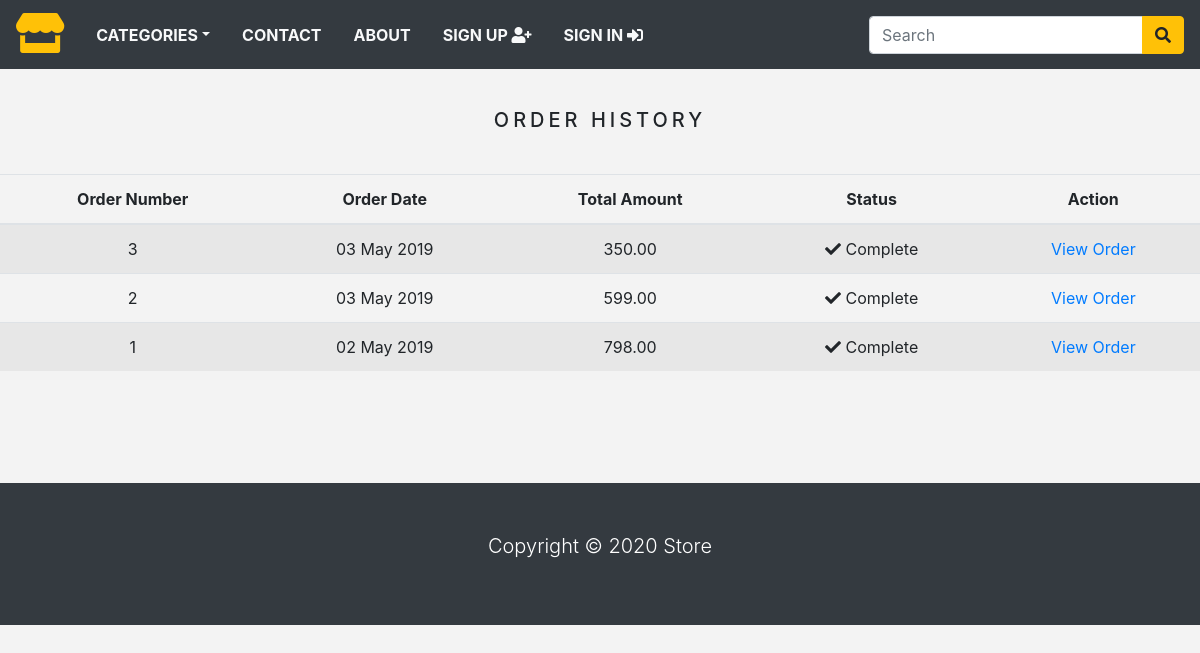
Screenshot of /order_history/ (signed in) with the database file from the repository.
### store/models.py (models this page shows)
class Order(models.Model):
    token = models.CharField(max_length=250, blank=True)
    total = models.DecimalField(max_digits=10, decimal_places=2, verbose_name='USD Order Total')
    emailAddress = models.EmailField(max_length=250, blank=True, verbose_name='Email Address')
    created = models.DateTimeField(auto_now_add=True)
    billingName = models.CharField(max_length=250, blank=True)
    billingAddress1 = models.CharField(max_length=250, blank=True)
    billingCity = models.CharField(max_length=250, blank=True)
    billingPostcode = models.CharField(max_length=250, blank=True)
    billingCountry = models.CharField(max_length=250, blank=True)
    shippingName = models.CharField(max_length=250, blank=True)
    shippingAddress1 = models.CharField(max_length=250, blank=True)
    shippingCity = models.CharField(max_length=250, blank=True)
    shippingPostcode = models.CharField(max_length=250, blank=True)
    shippingCountry = models.CharField(max_length=250, blank=True)
    class Meta:
        db_table = 'Order'
        ordering = ['-created']
    def __str__(self):
        return str(self.id)

### store/views.py (the view)
# urls.py: path('order_history/', views.orderHistory, name='order_history'),
@login_required(redirect_field_name='next', login_url='signin')
def orderHistory(request):
    if request.user.is_authenticated:
        email = str(request.user.email)
        order_details = Order.objects.filter(emailAddress=email)
        print(email)
        print(order_details)
    return render(request, 'orders_list.html', {'order_details': order_details})

### store/context_processors.py (called while the page is built)
def counter(request):
    item_count = 0
    if 'admin' in request.path:
        return {}
    else:
        try:
            cart = Cart.objects.filter(cart_id=_cart_id(request))
            cart_items = CartItem.objects.all().filter(cart=cart[:1])
            for cart_item in cart_items:
                item_count += cart_item.quantity
        except Cart.DoesNotExist:
            item_count = 0
    return dict(item_count=item_count)

def menu_links(request):
    links = Category.objects.all()
    return dict(links=links)

### store/models.py (called while the page is built)
    def get_url(self):
        return reverse('products_by_category', args=[self.slug])

### store/views.py (called while the page is built)
def _cart_id(request):
    cart = request.session.session_key
    if not cart:
        cart = request.session.create()
    return cart

### store/templates/orders_list.html (shortened to what this page needs)
{% extends 'base.html' %}
{% load static %}
{% block content %}
  <div class="text-center">
    <br>
    <h1 class="text-center product_title">
      Order History
    </h1>
    <br>
    {% if order_details %}
      <table class="table table-striped">
        <thead>
          <tr>
            <th>Order Number</th>
            <th>Order Date</th>
            <th>Total Amount</th>
            <th>Status</th>
            <th>Action</th>
          </tr>
        </thead>
        <tbody>
          {% for order in order_details %}
            <tr>
              <td>{{ order.id }}</td>
              <td>{{ order.created|date:"d M Y" }}</td>
              <td>{{ order.total }}</td>
              <td><i class="fas fa-check"></i>&nbsp;Complete</td>
              <td><a href="{% url 'order_detail' order.id %}">View Order</a></td>
            </tr>
          {% endfor %}
        </tbody>
      </table>
    {% else %}
      <p>You have not placed any orders yet.
        <br><br>
        <a href="{% url 'home' %}" class="btn btn-secondary">Continue shopping</a>
      </p>
    {% endif %}
  </div>
  <br><br>
{% endblock %}

### store/static/css/base.css (style rules this page uses)
body { background: #f3f3f3; }
.product_title { font-size: 20px; text-transform: uppercase; letter-spacing: .2em; padding-top: 15px; padding-bottom: 10px; }

### rows the page displays
Order: id "3", created "03 May 2019", total "350.00"
Order: id "2", created "03 May 2019", total "599.00"
Order: id "1", created "02 May 2019", total "798.00"
